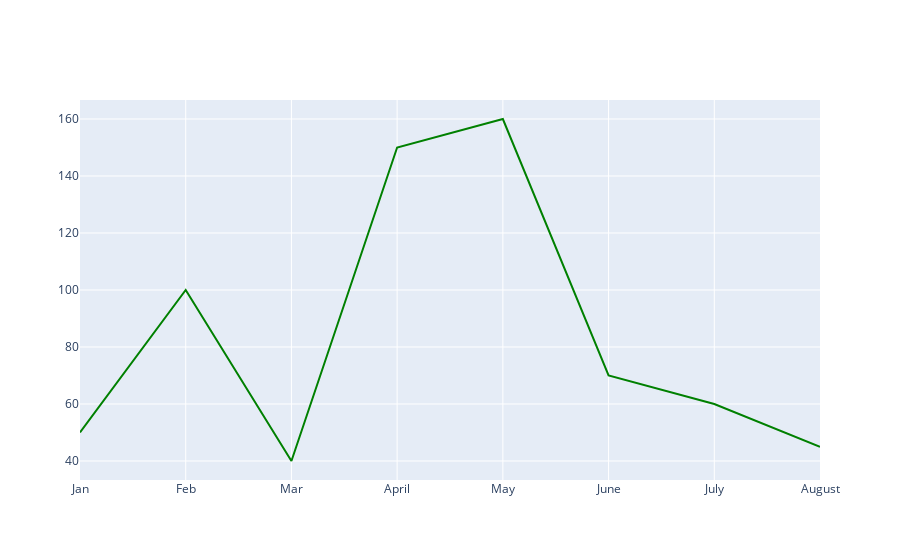

Notebook source saved alongside this figure:
### Code cell
#Next we will create a line plot by using the add_trace function and use the go.scatter() function within it
# In go.Scatter we define the x-axis data,y-axis data and define the mode as lines with color of the marker as green
fig.add_trace(go.Scatter(x=months_array, y=numberofbicyclessold_array, mode='lines', marker=dict(color='green')))

### Figure 1 — Plotly figure (JSON) as saved in the notebook; plotly's stock layout.template omitted (floating-point values rounded to 4 significant figures)
{"data": [{"marker": {"color": "green"}, "mode": "lines", "x": ["Jan", "Feb", "Mar", "April", "May", "June", "July", "August"], "y": [50, 100, 40, 150, 160, 70, 60, 45], "type": "scatter"}], "layout": {"xaxis": {"type": "category", "range": [0, 7], "autorange": true}, "yaxis": {"type": "linear", "range": [33.33, 166.7], "autorange": true}, "autosize": true}}
